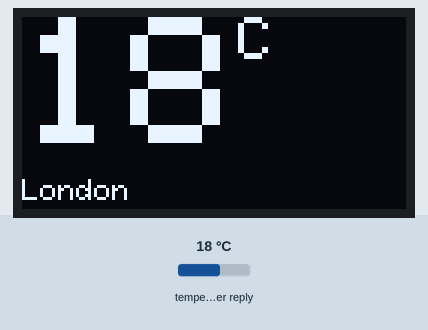
A sketch run on a simulated ESP32. Shown: 128×64 one-colour display. The inputs (shaded band) are chosen by the test bench; at power-on: temperature in the weather reply 18 °C. WiFi joins after 1.5 s; servers stay silent unless stated; web services answer with replies made up by the test bench; what the sketch prints to the serial monitor is not drawn.

Above: at 1.9 s.

The sketch:

10_06_weather_api.ino
```cpp
#include <WiFi.h>
#include <HTTPClient.h>
#include <SPI.h>
#include <Adafruit_GFX.h>
#include <Adafruit_SSD1306.h>

const char* ssid = "MONKMAKES_GUEST";
const char* password = "6KeCt4cu9YfY";
const char* url = "http://api.openweathermap.org/data/2.5/weather?lat=53.925854&lon=-3.021994&appid=ea751fc7712f27059e8a99448213b712";

const long fetchPeriod = 60000L; // milliseconds
long lastFetchTime = 0;

Adafruit_SSD1306 display(128, 64, &Wire, -1);

int tempC = 0;
String placeText = String("Looking up..");

void setup(void) {
  Wire.begin(17, 16); // SDA, SCL
  display.begin(SSD1306_SWITCHCAPVCC, 0x3c);  // may need to change this I2C address
  display.setTextColor(WHITE);
  display.setTextSize(1);
  Serial.begin(9600);
  connectWiFi();
  getWeatherData();
  updateDisplay();
}

void loop(void) {
  long now = millis();
  if (now - lastFetchTime > fetchPeriod) {
    lastFetchTime += fetchPeriod;
    getWeatherData();
    updateDisplay();
  }
}

void getWeatherData() {
  if (WiFi.status() != WL_CONNECTED) {
    connectWiFi();
  }
  HTTPClient client;
  client.begin(url);
  int responseCode = client.GET();
  if (responseCode == HTTP_CODE_OK) {
    String data = client.getString();
    String tempText = extractValue(data, "\"temp\":", false);
    tempC = tempText.toInt() - 273;
    placeText = extractValue(data, "\"name\":", true);
    //Serial.println(data);
  }
}

String extractValue(String data, char* key, boolean isString) {
  int valueStartIndex = data.indexOf(key);
  int n = strlen(key);
  String value = "";
  if (valueStartIndex > -1) {
    valueStartIndex += n;
    int valueEndIndex = data.indexOf(",", valueStartIndex);
    if (isString) {
      valueStartIndex ++;
      valueEndIndex --;
    }
    value = data.substring(valueStartIndex, valueEndIndex);
    Serial.println(value);
    return value;
  }
  return String("");
}

void updateDisplay() {
  display.clearDisplay();
  display.setCursor(0, 0);
  display.setTextSize(6);
  display.print(tempC);
  display.setTextSize(2);
  display.print("C");
  display.setCursor(0, 54);
  display.setTextSize(1);
  display.println(placeText);
  display.display();
}

void connectWiFi() {
  WiFi.mode(WIFI_STA);
  WiFi.begin(ssid, password);
  display.clearDisplay();
  display.println("Connecting..");
  display.display();
  while (WiFi.status() != WL_CONNECTED) {
    delay(500);
    display.print(".");
    display.display();
  }
  display.clearDisplay();
  display.println("Connected to");
  display.println(ssid);
  display.display();
}
```
